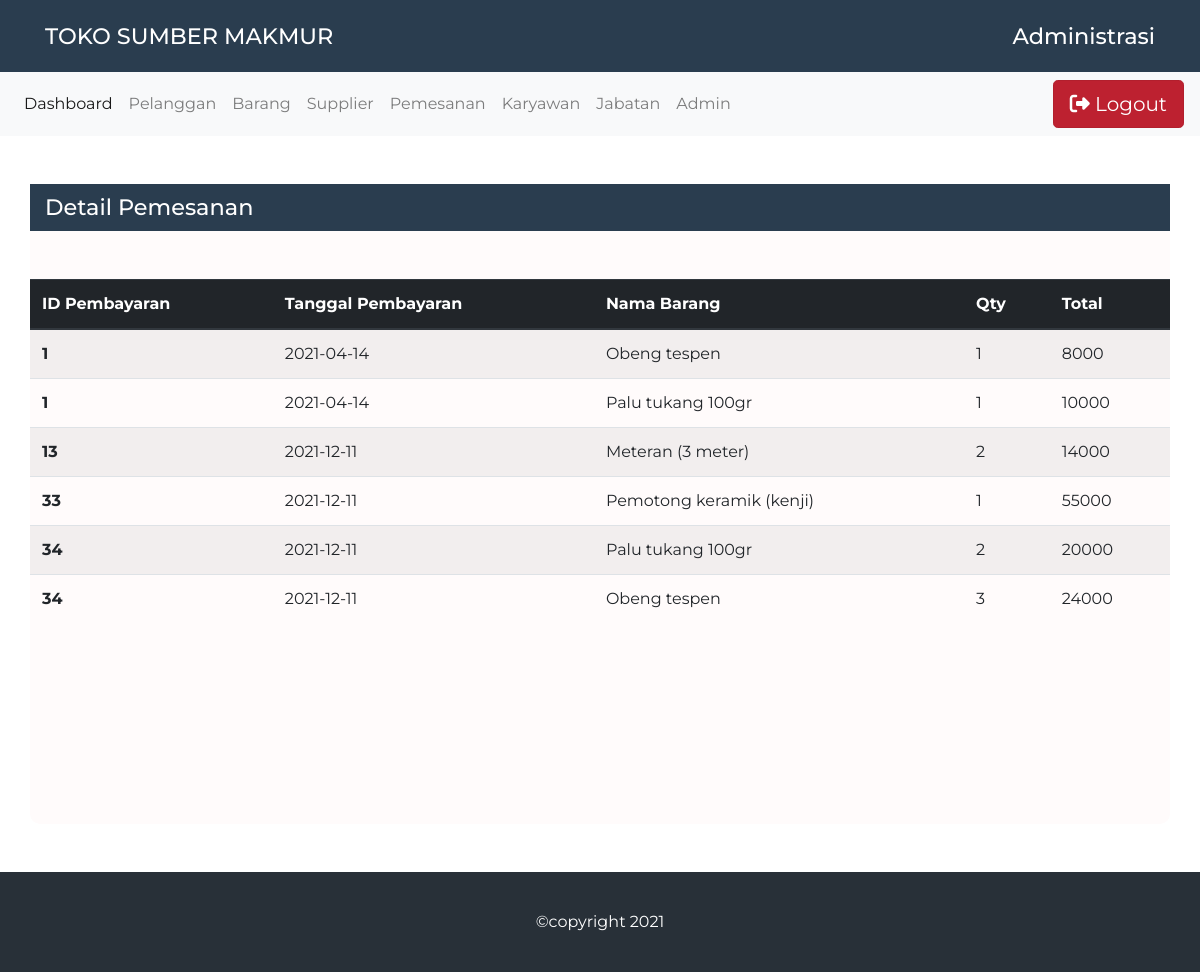
The page /public/pelanggan/detail_pemesanan/1 (signed in) on the database its author committed.
### tables this page shows
CREATE TABLE `pemesanan` (
  `id_pemesanan` int(11) NOT NULL,
  `id_pembayaran` int(11) NOT NULL,
  `id_admin` int(11) NOT NULL,
  `id_pelanggan` int(11) NOT NULL,
  `id_barang` int(11) NOT NULL,
  `qty` int(2) NOT NULL,
  `total` int(10) NOT NULL
);

CREATE TABLE `pembayaran` (
  `id_pembayaran` int(11) NOT NULL,
  `tanggal_pembayaran` date DEFAULT NULL
);

CREATE TABLE `barang` (
  `id_barang` int(11) NOT NULL,
  `id_supplier` int(11) NOT NULL,
  `nama_barang` varchar(100) DEFAULT NULL,
  `harga_barang` int(8) NOT NULL,
  `stok_barang` int(4) NOT NULL
);

### app/core/Controller.php (called while the page is built, shortened)
<?php
class Controller{
    public function view($view,$data = []){
        require_once "../app/views/" . $view .".php";
    }
    public function model($model){
        return new $model;
    }
}

### app/controllers/Pelanggan.php (called while the page is built, shortened)
<?php
class Pelanggan extends Controller
{
    public function detail_pemesanan($id = null)
    {
        $data["judul"] = "Data Pelanggan";
        $data["daftar"] = "Detail Pemesanan";
        $data["add"] = "pelanggan";
        $data["customer"] = $this->model("pelanggan_model")->getPemesananPelanggan($id);
        $this->view("pelanggan/detail_pemesanan",$data);
    }
}

### app/core/App.php (called while the page is built, shortened)
<?php
class App{
    protected $method = "index";
    protected $params = [];
    public function __construct()
    {
        $url = $this->parseURL();
        if(!empty($url)){
            if(file_exists("../app/controllers/" . $url[0] . ".php")){
                unset($url[0]);
            }
        }
        $this->controller = new $this->controller;
        if(isset($url[1]) && !isset($url[0])){
            if(method_exists($this->controller,$url[1])){
                $this->method = $url[1];
                unset($url[1]);
            }
        }
        if(!empty($url)){
            $this->params = array_values($url);
        }
        call_user_func_array([$this->controller,$this->method],$this->params);
    }
    public function parseURL()
    {
        $url = rtrim($_GET["url"],"/");
        $url = filter_var($url,FILTER_SANITIZE_URL);
        $url = explode("/",$url);
        return $url;
    }
}

### public/index.php (called while the page is built, shortened)
<?php
$app = new App();

### app/core/Database.php (called while the page is built, shortened)
<?php
class Database{
    private $host = DB_HOST;
    private $user = DB_USER;
    private $pass = DB_PASS;
    private $db_name =  DB_NAME;
    private $dbh;
    private $stmt;
    public function __construct()
    {
        $dsn = "mysql:host=" . $this->host . ";dbname=". $this->db_name;
        $option = [
            PDO::ATTR_PERSISTENT => true,
            PDO::ATTR_ERRMODE => PDO::ERRMODE_EXCEPTION
        ];
        try{
            $this->dbh = new PDO($dsn,$this->user,$this->pass,$option);
        }catch(PDOException $e){
            die($e->getMessage());
        }
    }
    public function query($query){
        $this->stmt = $this->dbh->prepare($query);
    }
    public function bind($param, $value, $type=null){
        if(is_null($type)){
            switch (true){
                default:
                    $type = PDO::PARAM_STR;
                    break;
            }
        }
        $this->stmt->bindValue($param,$value,$type);
    }
    public function execute(){
        $this->stmt->execute();
    }
    public function resultSet(){
        $this->execute();
        return $this->stmt->fetchAll(PDO::FETCH_ASSOC);
    }
}

### app/models/Pelanggan_model.php (called while the page is built, shortened)
<?php
class Pelanggan_model{
    private $db;
    public function __construct()
    {
        $this->db = new Database;
    }
    public function getPemesananPelanggan($id)
    {
        $this->db->query("SELECT *
                        FROM pelanggan AS a
                        JOIN pemesanan AS b
                            ON b.id_pelanggan = a.id_pelanggan
                        JOIN pembayaran AS c
                            ON b.id_pembayaran = c.id_pembayaran
                        JOIN barang AS d
                            ON b.id_barang = d.id_barang
                        WHERE a.id_pelanggan = :id_pelanggan");
        $this->db->bind("id_pelanggan",$id);
        $this->db->execute();
        return $this->db->resultSet();
    }
}

### app/views/pelanggan/detail_pemesanan.php (the view)
<section>
      <div class="container data mt-5">
        <h2><?= $data["daftar"]?></h2>
        <div class="table-container mt-5">
<table class="table table-striped">
    <thead class="thead-dark">
        <tr>
        <th scope="col">ID Pembayaran</th>
        <th scope="col">Tanggal Pembayaran</th>
        <th scope="col">Nama Barang</th>
        <th scope="col">Qty</th>
        <th scope="col">Total</th>
        </tr>
    </thead>
    <tbody>
        <?php foreach($data["customer"] as $customer): ?>
            <tr>
                <th scope="row"><?= $customer["id_pembayaran"] ?></th>
                <td><?= $customer["tanggal_pembayaran"] ?></td>
                <td><?= $customer["nama_barang"] ?></td>
                <td><?= $customer["qty"] ?></td>
                <td><?= $customer["total"] ?></td>
            </tr>
        <?php endforeach;?>
    </tbody>
</table>
</div>
      </div>
    </section>

### public/css/style.css (style rules this page uses)
* { font-family: "Montserrat", sans-serif; }
.data { background-color: #fffbfb; min-height: 80vh; padding: 0; border-radius: 10px; }
.data h2 { background-color: #2a3d4f; color: #fff; font-size: 1.4em; padding: 10px 15px; }
.data .table-container { overflow: auto; }
.data .table-container table { min-width: 1000px; }

### rows shown on the page
pemesanan: id_pembayaran.id_pembayaran "1", id_pembayaran.tanggal_pembayaran "2021-04-14", id_barang.nama_barang "Obeng tespen", qty "1", total "8000"
pemesanan: id_pembayaran.id_pembayaran "1", id_pembayaran.tanggal_pembayaran "2021-04-14", id_barang.nama_barang "Palu tukang 100gr", qty "1", total "10000"
pemesanan: id_pembayaran.id_pembayaran "13", id_pembayaran.tanggal_pembayaran "2021-12-11", id_barang.nama_barang "Meteran (3 meter)", qty "2", total "14000"
pemesanan: id_pembayaran.id_pembayaran "33", id_pembayaran.tanggal_pembayaran "2021-12-11", id_barang.nama_barang "Pemotong keramik (kenji)", qty "1", total "55000"
pemesanan: id_pembayaran.id_pembayaran "34", id_pembayaran.tanggal_pembayaran "2021-12-11", id_barang.nama_barang "Palu tukang 100gr", qty "2", total "20000"
pemesanan: id_pembayaran.id_pembayaran "34", id_pembayaran.tanggal_pembayaran "2021-12-11", id_barang.nama_barang "Obeng tespen", qty "3", total "24000"

### other values the page prints
$data["daftar"] "Detail Pemesanan"
